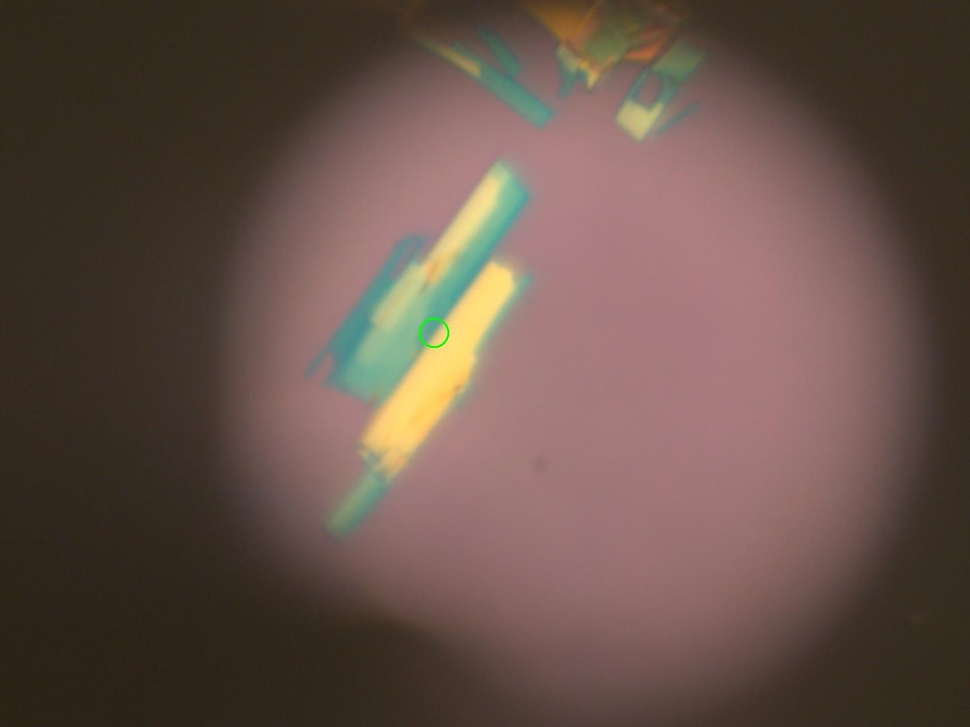
%> input picture archive/Programs/XYZRecorrection/MATLAB/functions/target.jpg, 970 x 727 px, shrunk from 1440 x 1080 before the run
$ octave --eval "result = hueBinarization(imread('target.jpg'));"   (GNU Octave 9; MATLAB toolbox functions it lacks are replaced by stand-ins)
%> lines starting %> are read from the running program, lines starting %| are printed output that depends on the picture; in (x1, y1, x2, y2) boxes, pixels count from 0 and x2, y2 are one past the last pixel; in counts of white or black regions, pixels touching at a corner belong together; the program's own positions count from 1
function [denoised] = hueBinarization(RGBImage)
%convert image to hsv
hsvImage = rgb2hsv(RGBImage);
%> hsvImage: size 727x970x3 double; mean H, S, V 0.215, 0.327, 0.407
%separate h s v channels and just grab the hue
[h] = imsplit(hsvImage);
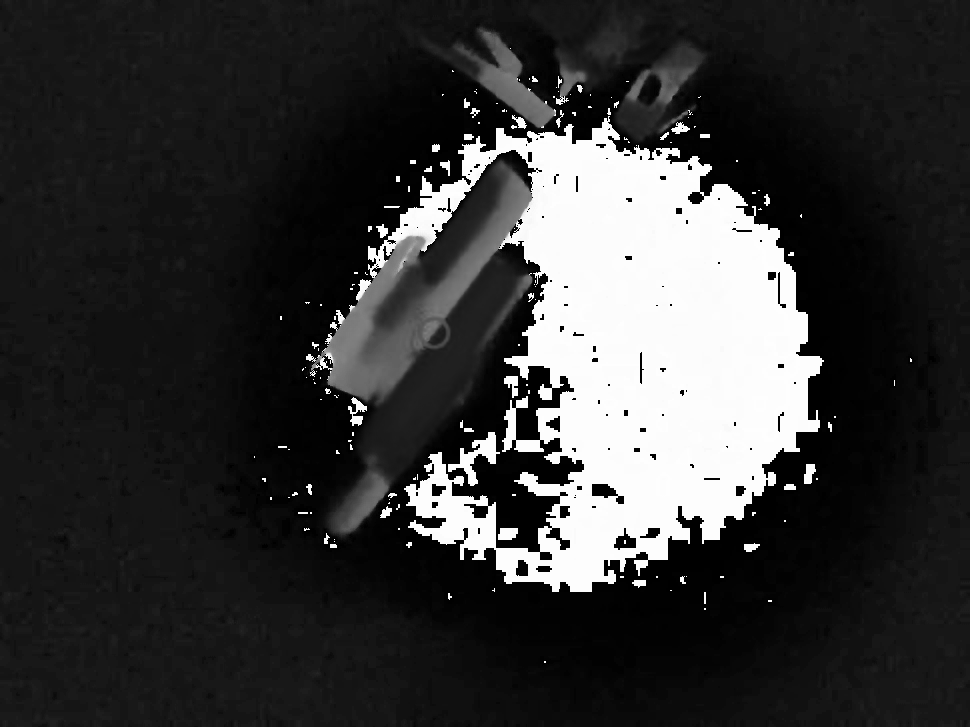
%> h: size 727x970 double; min 0, max 0.996, mean 0.215

%binarize the hue to isolate the sample
binarizedHue = imbinarize(h);
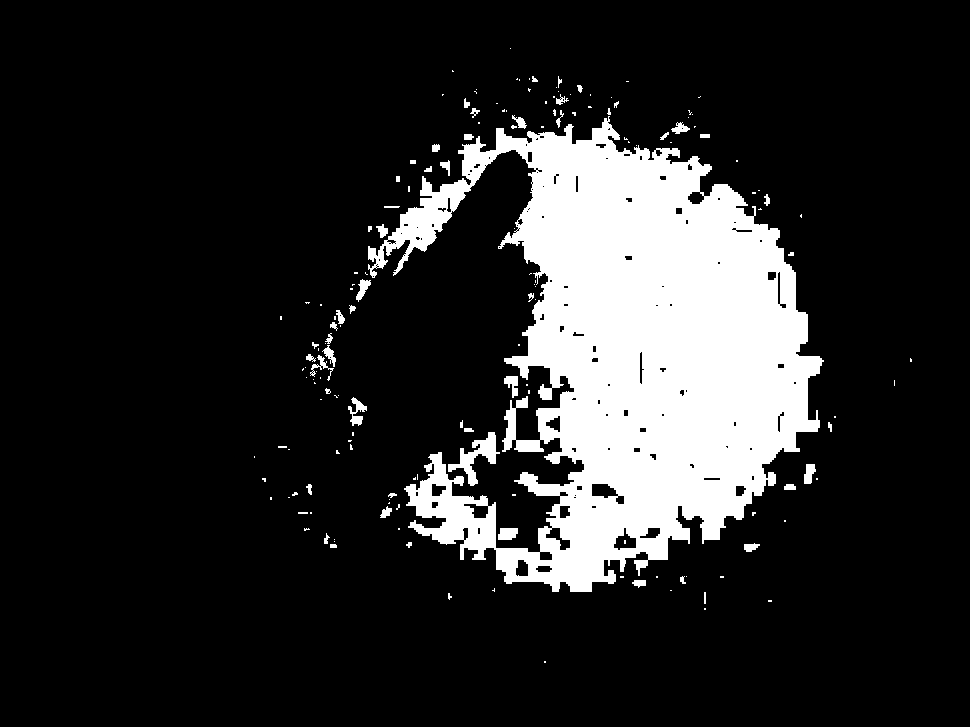
%> binarizedHue: size 727x970 logical; 15.8% white; 166 white regions (111 under 20 px), largest, box (x1, y1, x2, y2) and area: (368, 116, 824, 592) 106505, (448, 432, 500, 486) 922, (348, 397, 367, 426) 245
denoised = bwareaopen(binarizedHue, 20);
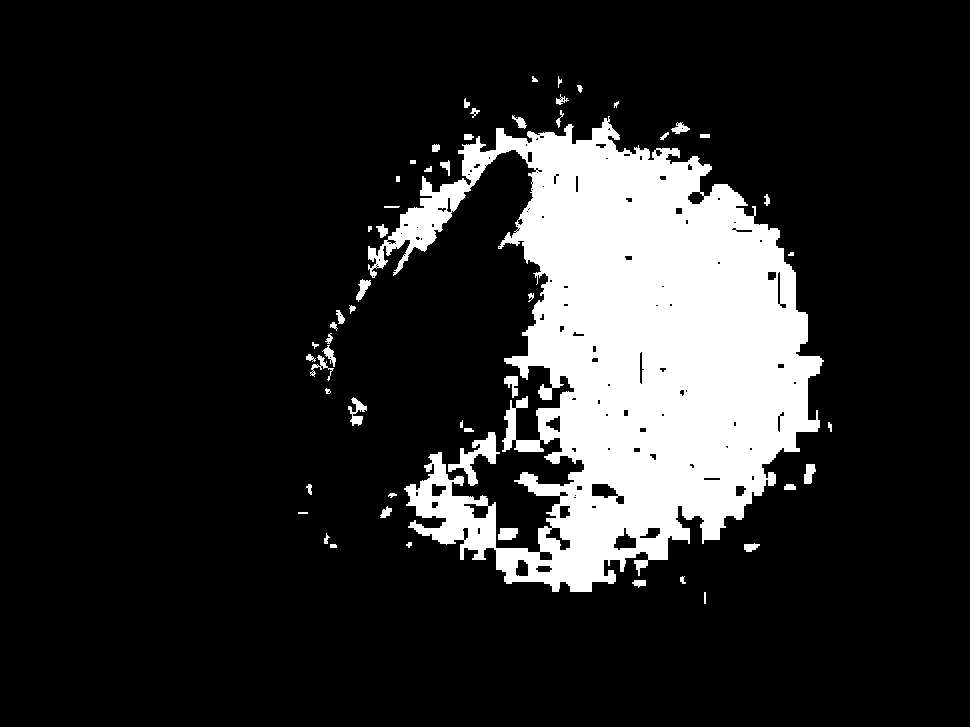
%> denoised: size 727x970 logical; 15.7% white; 55 white regions, largest, box (x1, y1, x2, y2) and area: (368, 116, 824, 592) 106505, (448, 432, 500, 486) 922, (348, 397, 367, 426) 245

end
